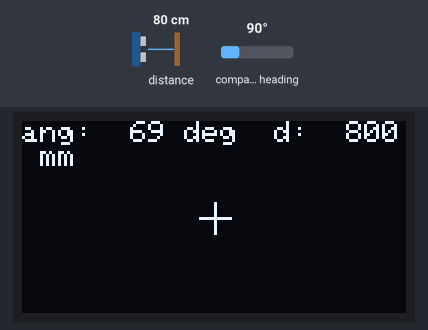
The program below on a simulated ESP32. Parts: 128×64 one-colour display. Inputs (shaded band) come from the test bench; at power-on: distance to the obstacle 80 cm, compass heading 90°. What the program prints to the serial monitor is not drawn.

Above: at 2.2 s.
2.3 s: distance to the obstacle set to 2 cm
At 4.8 s:
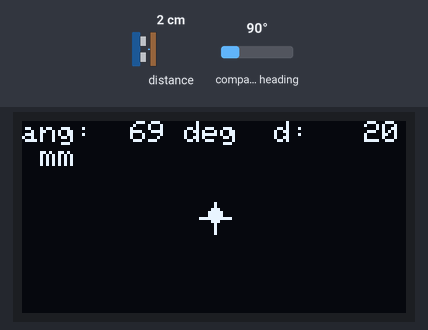
5.3 s: distance to the obstacle set to 120 cm
At 6.7 s:
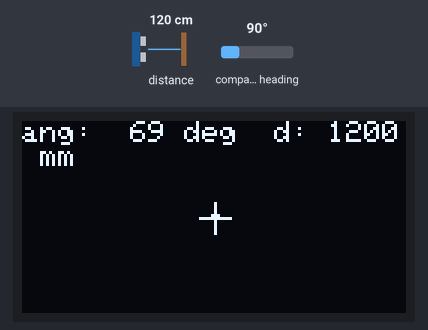
8.3 s: compass heading set to 7°
At 9.6 s:
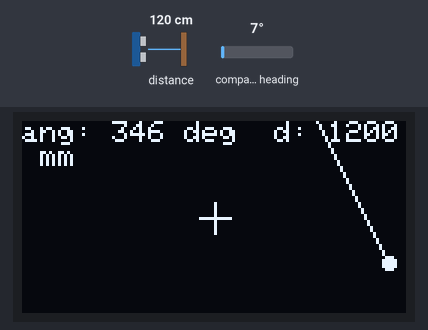
11.3 s: distance to the obstacle set to 250 cm
At 12.3 s:
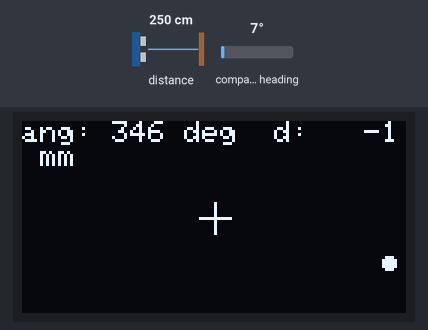
12.8 s: compass heading set to 90°
At 13.4 s:
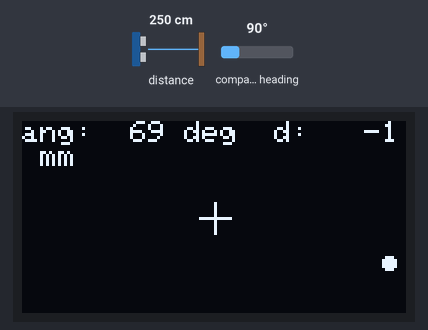
Timing chart, 0 to 15.4 s (numbered marks = the images above; inputs shaded):
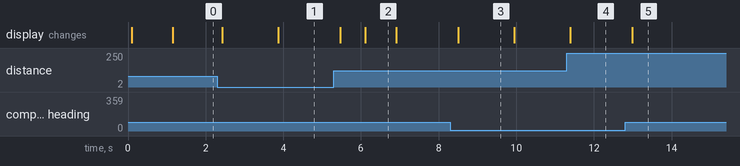

Measured:
- after the input at 2.3 s, the display: first changes after 0.13 s (image 1 shows a later state)
- after the input at 5.3 s, the display: first changes after 0.17 s (image 2 shows a later state)
- after the input at 8.3 s, the display: changes after 0.21 s (image 3)
- after the input at 11.3 s, the display: changes after 0.09 s (image 4)
- after the input at 12.8 s, the display: changes after 0.18 s (image 5)
- what the display in image 3 shows lasts 1.4 s, from 8.5 s to 9.9 s

The program:

main.cpp
```cpp
#include <Arduino.h>
#include <Wire.h>
#include <Adafruit_GFX.h>
#include <Adafruit_SSD1306.h>
#include <Adafruit_VL53L0X.h>
#include <QMC5883LCompass.h>
#include <math.h>

#define OLED_WIDTH 128
#define OLED_HEIGHT 64
#define OLED_RESET -1
#define QUEUE_SIZE 10  // Queue size for last readings

Adafruit_SSD1306 display(OLED_WIDTH, OLED_HEIGHT, &Wire, OLED_RESET);
Adafruit_VL53L0X lox = Adafruit_VL53L0X();
QMC5883LCompass compass;

const float DEG2RAD = 0.017453292519943295f;
const float RAD2DEG = 57.29577951308232f;

// Simple calibration (hard-iron) - adjust after printing min/max
float mx_min = -1000.0f, mx_max = 1000.0f;
float my_min = -1000.0f, my_max = 1000.0f;

float scale_mm_per_px = 20.0f; // 20 mm per pixel (adjust)
int cx = OLED_WIDTH / 2;
int cy = OLED_HEIGHT / 2;

float magnetic_declination = -21.0f; // Adjust for your location

// Structure to store coordinates
struct Coordinate {
  float x;
  float y;
  unsigned long timestamp;
};

// Circular queue for last coordinates
Coordinate coordinateQueue[QUEUE_SIZE];
int front = 0;
int rear = 0;
int count = 0;

// Scan I2C devices
void scanI2C() {
  Serial.println("Scanning I2C bus...");
  byte error, address;
  int nDevices = 0;

  for(address = 1; address < 127; address++ ) {
    Wire.beginTransmission(address);
    error = Wire.endTransmission();

    if (error == 0) {
      Serial.print("I2C device found at address 0x");
      if (address < 16) Serial.print("0");
      Serial.print(address, HEX);
      Serial.println(" !");
      nDevices++;
    } else if (error == 4) {
      Serial.print("Unknown error at address 0x");
      if (address < 16) Serial.print("0");
      Serial.println(address, HEX);
    }
  }

  if (nDevices == 0) {
    Serial.println("No I2C devices found\n");
  } else {
    Serial.println("Scan completed\n");
  }
}

// Function to add coordinate to queue
void addCoordinate(float x, float y) {
  coordinateQueue[rear].x = x;
  coordinateQueue[rear].y = y;
  coordinateQueue[rear].timestamp = millis();

  rear = (rear + 1) % QUEUE_SIZE;
  if (count < QUEUE_SIZE) {
    count++;
  } else {
    front = (front + 1) % QUEUE_SIZE;
  }
}

// Function to draw all coordinates from queue on display
void drawCoordinates() {
  for (int i = 0; i < count; i++) {
    int index = (front + i) % QUEUE_SIZE;
    int px = cx + (int)roundf(coordinateQueue[index].x / scale_mm_per_px);
    int py = cy - (int)roundf(coordinateQueue[index].y / scale_mm_per_px);

    // Check display boundaries
    if (px >= 0 && px < OLED_WIDTH && py >= 0 && py < OLED_HEIGHT) {
      // Newer coordinates are larger and brighter
      int size = 1 + (i * 2 / count); // Size proportional to age
      int brightness = SSD1306_WHITE - (i * 10); // Older coordinates darker

      display.fillCircle(px, py, size, brightness);

      // Connect points with lines (optional)
      if (i > 0) {
        int prev_index = (front + i - 1) % QUEUE_SIZE;
        int prev_px = cx + (int)roundf(coordinateQueue[prev_index].x / scale_mm_per_px);
        int prev_py = cy - (int)roundf(coordinateQueue[prev_index].y / scale_mm_per_px);
        display.drawLine(prev_px, prev_py, px, py, SSD1306_WHITE);
      }
    }
  }
}

// Function to display queue information on HUD
void displayQueueInfo() {
  display.setCursor(0, OLED_HEIGHT - 8);
  display.printf("Points: %d/%d", count, QUEUE_SIZE);
}

void setup() {
  Serial.begin(115200);
  Wire.begin(21, 22);

  scanI2C();

  // OLED
  if (!display.begin(SSD1306_SWITCHCAPVCC, 0x3C)) {
    Serial.println(F("Failed to initialize display"));
    //while (1);
  }
  display.clearDisplay(); display.display();

  // VL53L0X
  if (!lox.begin()) {
    Serial.println("VL53L0X not found!");
    //while (1);
  }

  // Initialize Magnetometer
  compass.init();
  compass.setSmoothing(10, true);  // Reading smoothing

  Serial.println("Magnetometer initialized!");

  // Initialize queue
  for (int i = 0; i < QUEUE_SIZE; i++) {
    coordinateQueue[i] = {NAN, NAN, 0};
  }

  // Initial screen
  display.setTextSize(1);
  display.setTextColor(SSD1306_WHITE);
  display.setCursor(0, 0);
  display.println("2D Polar Scanner");
  display.println("ESP32+QMC5883+VL53L0X");
  display.display();

  delay(1000);
}

void loop() {
  // --- 1) Read magnetometer ---
  compass.read();
  int mx_raw = compass.getX();
  int my_raw = compass.getY();

  // Angle calibration
  int azimuth = compass.getAzimuth();

  float theta_deg = azimuth;
  float theta = theta_deg * DEG2RAD;    // radians

  // Adjust for magnetic declination
  theta_deg += magnetic_declination;

  // Normalize between 0 and 360 degrees
  if(theta_deg < 0) theta_deg += 360;
  if(theta_deg >= 360) theta_deg -= 360;
  theta = theta_deg * DEG2RAD;

  // --- 2) Read VL53 distance ---
  VL53L0X_RangingMeasurementData_t measure;
  lox.rangingTest(&measure, false);
  int dist_mm = (measure.RangeStatus == 4) ? -1 : measure.RangeMilliMeter; // -1 invalid

  // --- 3) Polar to cartesian (mm) ---
  float x_mm = (dist_mm > 0) ? dist_mm * cosf(theta) : NAN;
  float y_mm = (dist_mm > 0) ? dist_mm * sinf(theta) : NAN;

  // --- 4) Add to queue if valid reading ---
  if (dist_mm > 0 && dist_mm < 4000) { // Filter for valid readings
    addCoordinate(x_mm, y_mm);
  }

  // --- 5) Plot on OLED ---
  display.clearDisplay();

  // axis/crosshair
  display.drawLine(cx-5, cy, cx+5, cy, SSD1306_WHITE);
  display.drawLine(cx, cy-5, cx, cy+5, SSD1306_WHITE);

  // Draw reference grid (optional)
  /*
  for (int i = -2; i <= 2; i++) {
    if (i != 0) {
      int posx = cx + i * (50 / scale_mm_per_px);
      int posy = cy + i * (50 / scale_mm_per_px);
      display.drawLine(posx, cy-2, posx, cy+2, SSD1306_WHITE);
      display.drawLine(cx-2, posy, cx+2, posy, SSD1306_WHITE);
    }
  }
  */

  // Draw all coordinates from queue
  drawCoordinates();

  // HUD
  display.setCursor(0, 0);
  display.setTextSize(1);
  display.printf("ang: %3.0f deg  d: %4d mm\n", theta_deg, dist_mm);

  // Display queue information
  //displayQueueInfo();

  display.display();

  // --- 6) CSV log to Serial ---
  unsigned long t = millis();
  if (dist_mm > 0) {
    Serial.printf("%lu,%.2f,%d,%.1f,%.1f\n", t, theta_deg, dist_mm, x_mm, y_mm);
  } else {
    Serial.printf("%lu,%.2f,-1,NaN,NaN\n", t, theta_deg);
  }

  delay(100); // ~10 Hz
}

// Function for queue debug (optional)
void debugQueue() {
  Serial.println("=== QUEUE CONTENT ===");
  for (int i = 0; i < count; i++) {
    int index = (front + i) % QUEUE_SIZE;
    Serial.printf("%d: X=%.1fmm, Y=%.1fmm, Age=%lums\n",
                 i, coordinateQueue[index].x, coordinateQueue[index].y,
                 millis() - coordinateQueue[index].timestamp);
  }
  Serial.println("=====================");
}
```
